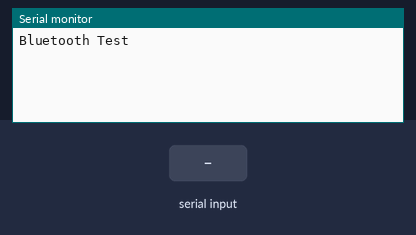
A sketch run on a simulated Arduino Uno, built with avr-gcc and run on an emulated ATmega328P. Parts: the last lines printed to the serial monitor. The inputs (shaded band) are chosen by the test bench.

Above: at 1.2 s.
1.3 s: "1" received over the second serial link
At 2.5 s:
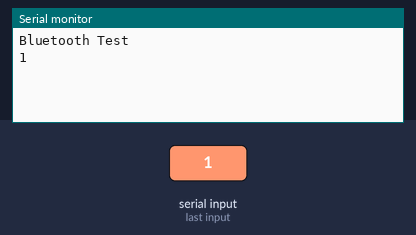
2.8 s: "0" received over the second serial link
At 3.7 s:
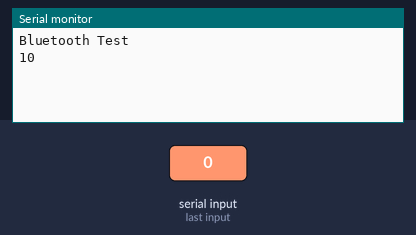

Measured:
- after the input at 1.3 s, the serial monitor: prints a new line at once (image 1)
- after the input at 2.8 s, the serial monitor: prints a new line at once (image 2)

The sketch:

bluee_pruebas.ino
```cpp
#include <SoftwareSerial.h> // Incluimos la librería SoftwareSerial
SoftwareSerial BT(10,11); // Definimos los pines RX y TX del Arduino conectados al Blue

void setup() {
  BT.begin(38400); // Inicializamos el puerto serie BT (Para Modo AT 2)
  Serial.begin(9600); // Inicializamos el puerto serie
  Serial.println("Bluetooth Test");
  // put your setup code here, to run once:

}

void loop() {
  if(BT.available()) // Si llega un dato por el puerto BT se envía al monitor serial
{
Serial.write(BT.read());
}
if(Serial.available()) // Si llega un dato por el monitor serial se envía al puerto BT
{
BT.write(Serial.read());
}


}
```
